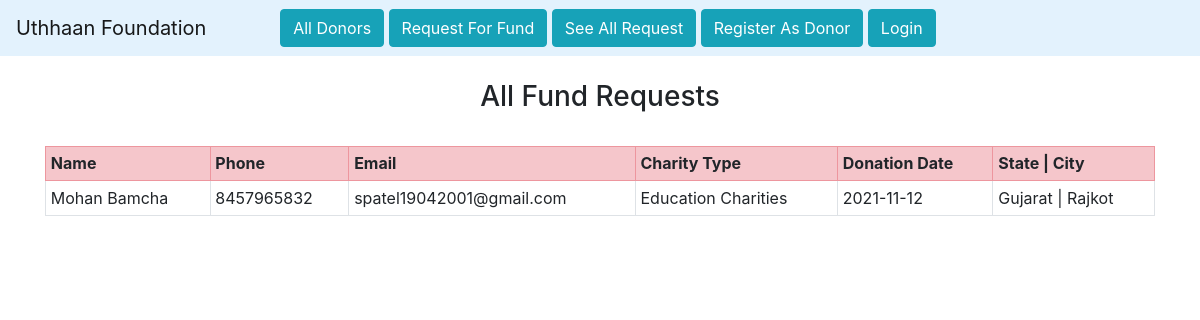
The app's page /see_all_request/ with its own data.
### home/models.py (models this page shows, shortened)
class RequestFund(models.Model):
    name = models.CharField(max_length=100)
    email = models.EmailField()
    phone = models.CharField(max_length=20)
    state = models.CharField(max_length=200, blank=True)
    city = models.CharField(max_length=300, blank=True)
    address = models.CharField(max_length=500, blank=True)
    chariti = models.ForeignKey(Charity, on_delete=models.CASCADE)
    date = models.CharField(max_length=100, blank=True)

class Charity(models.Model):
    name = models.CharField(max_length=100)
    def __str__(self):
        return self.name

### home/views.py (the view)
# urls.py: path("see_all_request/", views.see_all_request, name="see_all_request"),
def see_all_request(request):
    requests = RequestFund.objects.all()
    return render(request, "see_all_request.html", {'requests': requests})

### home/templates/see_all_request.html (shortened to what this page needs)
{% extends 'base.html' %}
{% block body %}
<div class="container">
  {% if requests %}
  <h3 class="text-center">All Fund Requests</h3>
  <br>
  <table class="table table-sm table-bordered">
    <tr class="table-danger">
      <th>Name</th>
      <th>Phone</th>
      <th>Email</th>
      <th>Charity Type</th>
      <th>Donation Date</th>
      <th>State | City</th>
    </tr>
    {% for i in requests %}
    <tr>
      <td>{{i.name}}</td>
      <td>{{i.phone}}</td>
      <td>{{i.email}}</td>
      <td>{{i.chariti}}</td>
      <td>{{i.date}}</td>
      <td>{{i.state}} | {{i.city}}</td>
    </tr>
    {% endfor %}
  </table>
  {% else %}
  <h2>No Fund Request Available</h2>
  {% endif %}
</div>
{% endblock %}

### records on screen
RequestFund: name "Mohan Bamcha", phone "8457965832", email "spatel19042001@gmail.com", chariti "Education Charities", date "2021-11-12", state "Gujarat", city "Rajkot"
